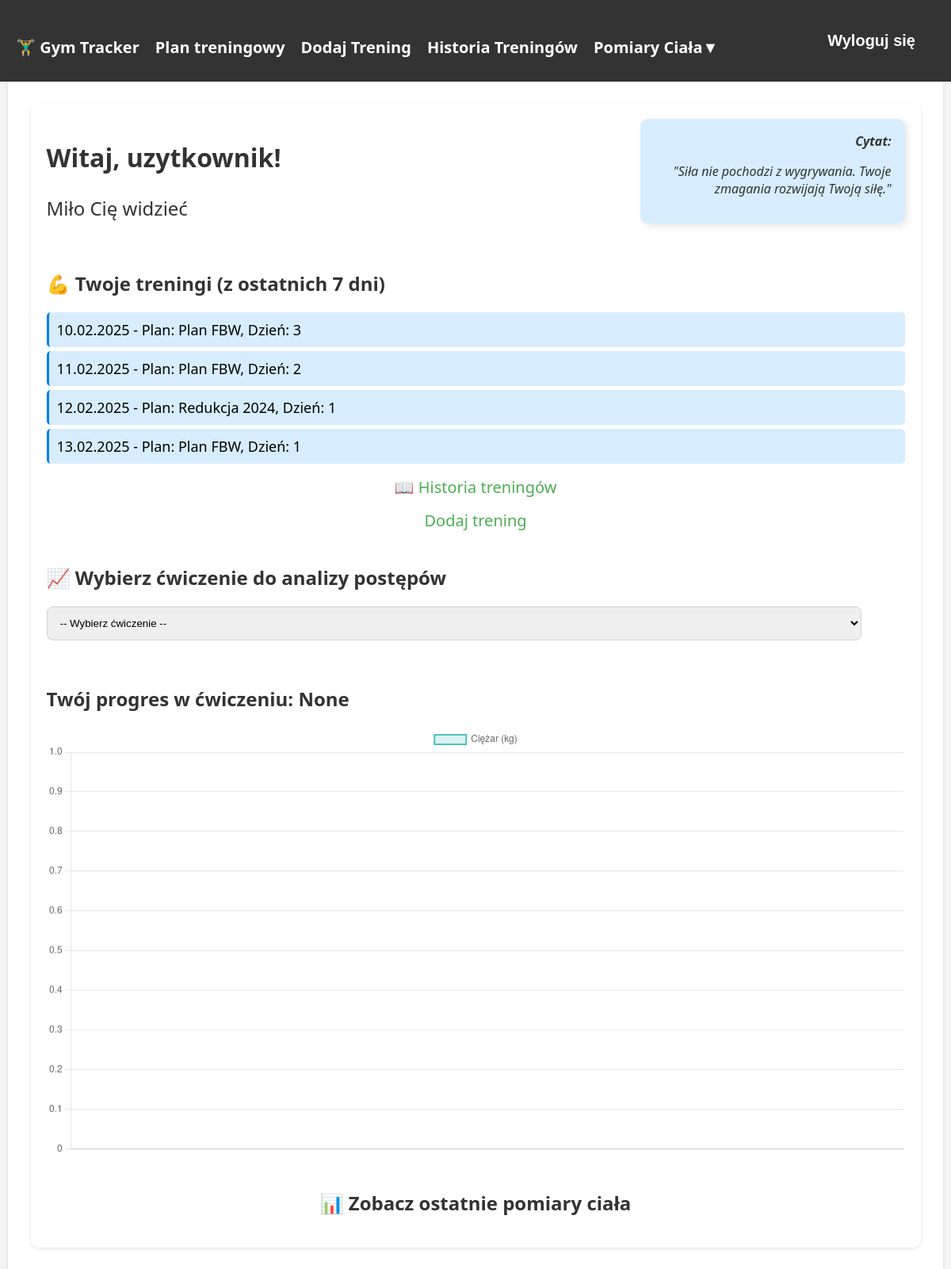
The page / (signed in) on the database as committed earlier.
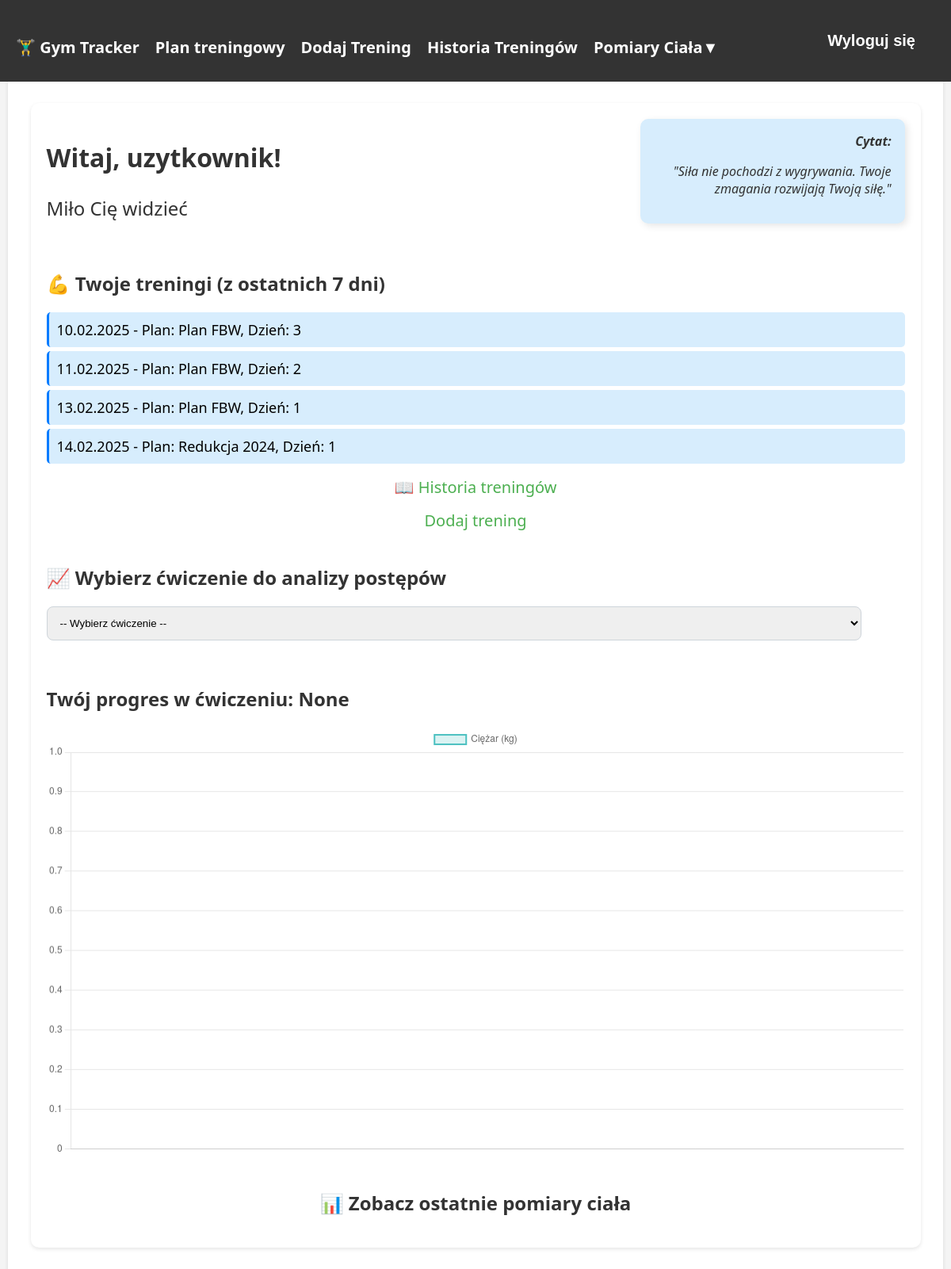
The same page on the database as committed later.
### tracker/models.py (models this page shows, shortened)
class Workout(models.Model):
    user = models.ForeignKey(User, on_delete=models.CASCADE)
    plan = models.ForeignKey('TrainingPlan', on_delete=models.CASCADE, null=True, blank=True)
    training_day = models.ForeignKey('TrainingDay', on_delete=models.CASCADE, null=True, blank=True)
    date = models.DateField(null=True, blank=True, default=datetime.now)

class TrainingDay(models.Model):
    plan = models.ForeignKey("TrainingPlan", on_delete=models.CASCADE, related_name="training_days")
    day_number = models.IntegerField()

class TrainingPlan(models.Model):
    PLAN_TYPE_CHOICES = [
        ('masa', 'Plan na masę'),
        ('redukcja', 'Plan na redukcję'),
        ('utrzymanie', 'Plan na utrzymanie'),
    ]
    user = models.ForeignKey(User, on_delete=models.CASCADE)
    name = models.CharField(max_length=100)
    plan_type = models.CharField(max_length=20, choices=PLAN_TYPE_CHOICES)
    days_per_week = models.IntegerField(
        validators=[MinValueValidator(1), MaxValueValidator(7)],
        verbose_name='Dni treningowe w tygodniu'
    )

### tracker/views.py (the view, shortened to what this page needs)
# urls.py: path('', dashboard, name='dashboard'),
@login_required
def dashboard(request):
    username = request.user.username
    random_quote = random.choice(MOTIVATION_QUOTES)
    recent_workouts = Workout.objects.filter(
        user=request.user,
        date__gte=now() - timedelta(days=7),
        date__lte=now().date()
    ).order_by('date')
    user_exercises = WorkoutExercise.objects.filter(workout__user=request.user).values_list('name', flat=True).distinct()
    selected_exercise = request.GET.get("exercise")
    chart_labels = []
    chart_data = []
    return render(request, "tracker/dashboard.html", {
        "username": username,
        "quote": random_quote,
        "recent_workouts": recent_workouts,
        "user_exercises": user_exercises,
        "selected_exercise": selected_exercise,
        "chart_labels": json.dumps(chart_labels),
        "chart_data": json.dumps(chart_data),
    })

### tracker/templates/tracker/dashboard.html (shortened to what this page needs)
{% extends "tracker/base.html" %}
{% block content %}
<div class="container position-relative">
    <div class="quote-box">
        <strong >Cytat:</strong>
        <p class="mb-0">"{{ quote }}"</p>
    </div>
    <h2 style="font-size: 2rem; font-weight: bold;">Witaj, {{ username }}!</h2>
    <h2 style="font-weight: normal;">Miło Cię widzieć</h2>
    <div class="row">
        <div class="col-md-10">
            <div class="card">
                <div class="card-body">
                <br>
                    <h2 class="card-title">💪 Twoje treningi (z ostatnich 7 dni)</h2>
                    {% if recent_workouts %}
                        <ul class="list-group">
                            {% for workout in recent_workouts %}
                                <li class="list-group-item d-flex justify-content-between align-items-center">
                                    <span style="font-size: 18px;">
                                        {{ workout.date|date:"d.m.Y" }} - Plan: {{ workout.training_day.plan.name }}, Dzień: {{ workout.training_day.day_number }}
                                    </span>
                                </li>
                            {% endfor %}
                        </ul>
                    {% else %}
                        <p>Nie masz zapisanych treningów z ostatnich 7 dni.</p>
                    {% endif %}
                    <a href="{% url 'workout_history' %}" class="btn btn-secondary" >📖 Historia treningów</a>
                    <a href="{% url 'add_workout' %}" class="btn btn-secondary">Dodaj trening</a>
                </div>
            </div>
        </div>
    </div>
    <br>
    <h2>📈 Wybierz ćwiczenie do analizy postępów</h2>
    <form method="get">
        <select name="exercise" class="form-control" onchange="this.form.submit()">
            <option value="">-- Wybierz ćwiczenie --</option>
        </select>
    </form>
    <br>
    {% if chart_data %}
        <h2 class="mt-4">Twój progres w ćwiczeniu: {{ selected_exercise }}</h2>
        <div>
            <canvas id="progressChart"></canvas>
        </div>
    {% endif %}
    <br>
    <div class="row">
        <div class="col-md-4">
            <div class="card">
                <div class="card-body">
                    <a href="{% url 'progress' %}" class="text-decoration-none text-dark">
                        <h2 class="card-title">📊 Zobacz ostatnie pomiary ciała</h2>
                    </a>
                </div>
            </div>
        </div>
    </div>
</div>
{% if chart_data %}
<script>
    var ctx = document.getElementById('progressChart').getContext('2d');
    var progressChart = new Chart(ctx, {
        type: 'line',
        data: {
            labels: {{ chart_labels|safe }},
            datasets: [{
                label: 'Ciężar (kg)',
                data: {{ chart_data|safe }},
                borderColor: 'rgba(75, 192, 192, 1)',
                backgroundColor: 'rgba(75, 192, 192, 0.2)',
                borderWidth: 2,
                fill: true
            }]
        },
        options: {
            responsive: true,
            scales: {
                y: {
                    beginAtZero: true
                }
            }
        }
    });
</script>
    <script>
    document.addEventListener("DOMContentLoaded", function() {
        if (window.location.search.includes("exercise=")) {
            document.getElementById("progressChart")?.scrollIntoView({ behavior: "smooth" });
        }
    });
</script>
{% endif %}
{% endblock %}

### tracker/templates/tracker/base.html (shortened to what this page needs)
<!DOCTYPE html>
<html lang="pl">
<head>
</head>
<body>
    <div class="navbar">
        <div class="nav-left">
            <a href="{% url 'dashboard' %}">🏋️‍♂️ Gym Tracker</a>
            {% if user.is_authenticated %}
                <a href="{% url 'training_plans' %}">Plan treningowy</a>
                <a href="{% url 'add_workout' %}">Dodaj Trening</a>
                <a href="{% url 'workout_history' %}">Historia Treningów</a>
                <div class="dropdown">
                    <a href="{% url 'progress' %}">Pomiary Ciała▼</a>
                </div>
            {% endif %}
        </div>
        <div class="nav-right">
            {% if user.is_authenticated %}
            <form method="POST" action="{% url 'logout' %}" style="display: inline;">
                <button type="submit">Wyloguj się</button>
            </form>
            {% else %}
                <a href="{% url 'login' %}">Zaloguj się</a>
                <a href="{% url 'register' %}" >Rejestracja </a>
            {% endif %}
        </div>
    </div>
    <div class="container">
        {% block content %}{% endblock %}
    </div>
</body>
</html>

Rows that differ between the two databases and show on the page:
removed Workout: date "12.02.2025", training_day.plan.name "Redukcja 2024", training_day.day_number "1"
added Workout: date "14.02.2025", training_day.plan.name "Redukcja 2024", training_day.day_number "1"
